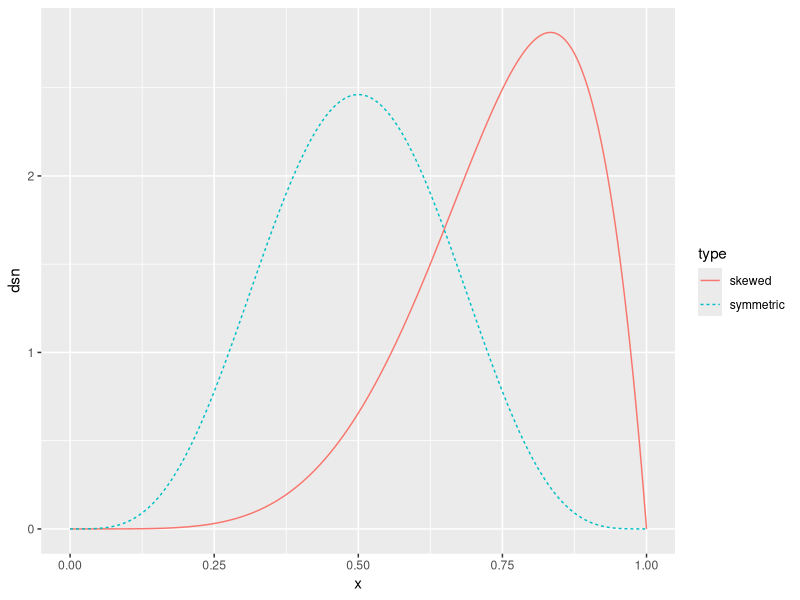
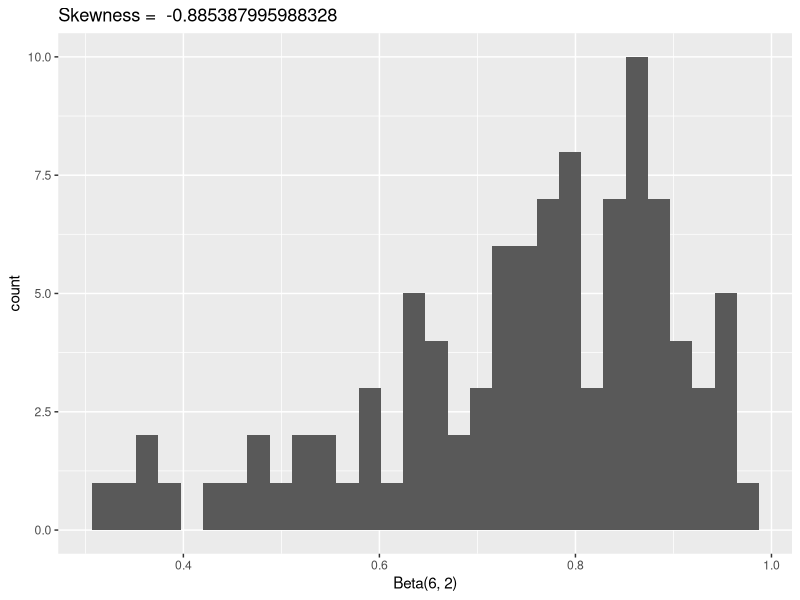
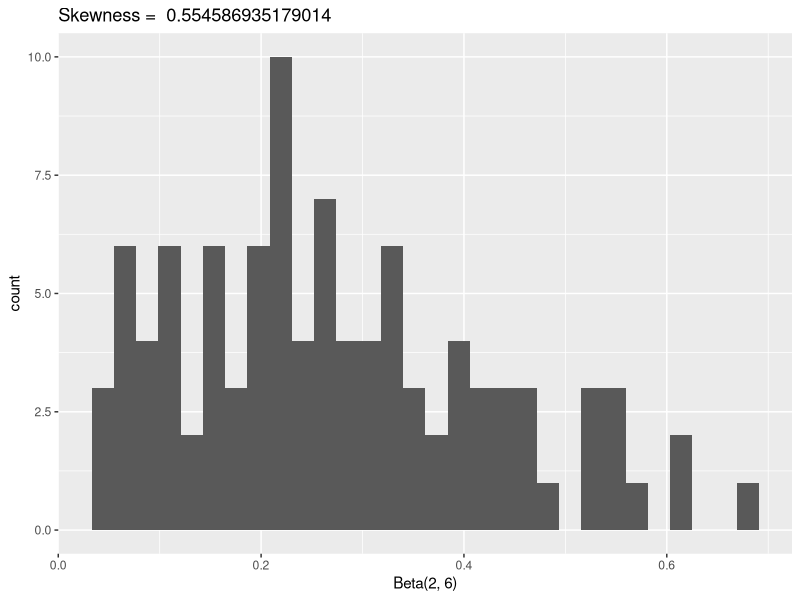
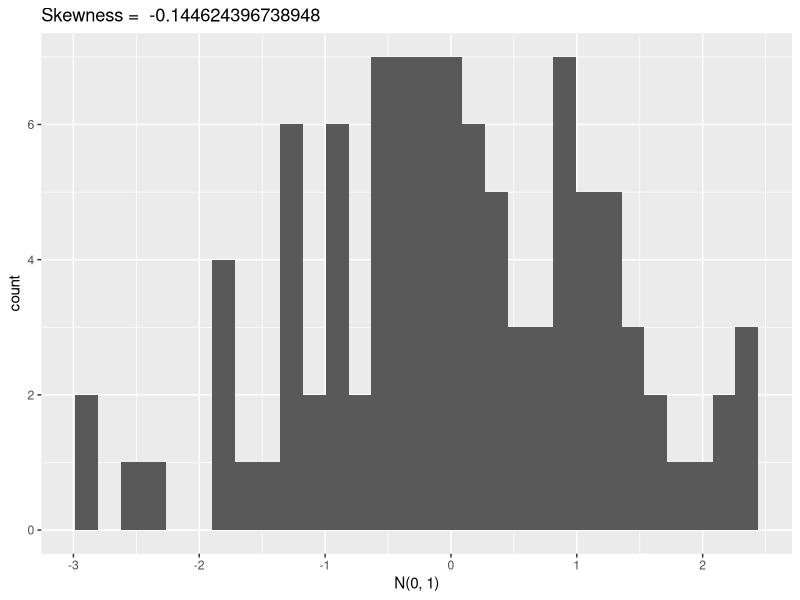
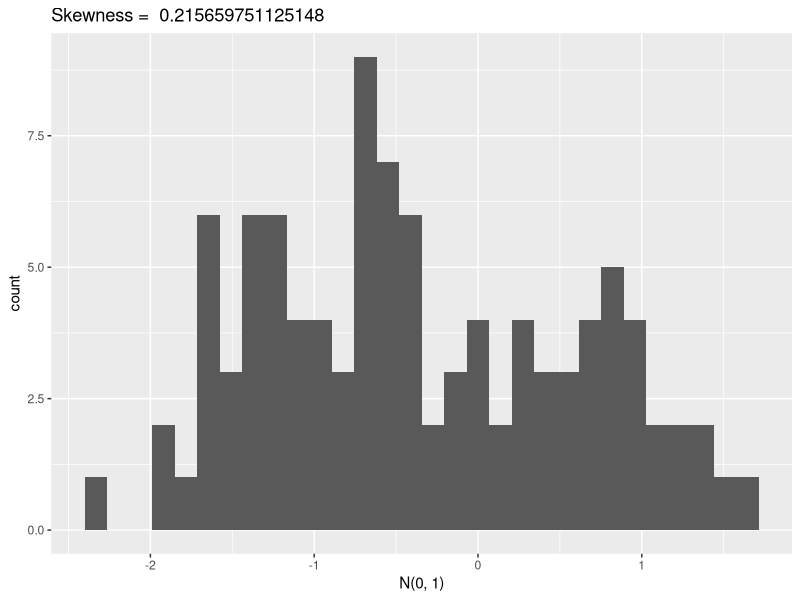

Recreate these plots in R, in order.
## ---------------------------
library(tidyverse)

# compare a symmetric and skewed distribution
data.frame(x = seq(0, 1, length.out = 1000)) %>%
  mutate(skewed = dbeta(x, 6, 2),
         symmetric = dbeta(x, 5, 5)) %>%
  gather(type, dsn, -x) %>%
  ggplot() +
  geom_line(aes(x, dsn, colour = type, lty = type))

## write a skewness function based on a sample x
skew <- function(x) {
  x_bar <- mean(x)
  diff <- x - x_bar
  
  num <- mean(diff^3)
  denom <- (mean(diff^2))^(3/2)
  
  return(num/denom)
}

## check skewness of some samples
n <- 100
a1 <- rbeta(n, 6, 2)
a2 <- rbeta(n, 2, 6)

## two symmetric samples
b1 <- rnorm(100)
b2 <- rnorm(100)

## fill in the skewness values
ggplot() + geom_histogram(aes(a1)) + xlab("Beta(6, 2)") + ggtitle(paste("Skewness = ", skew(a1)))
ggplot() + geom_histogram(aes(a2)) + xlab("Beta(2, 6)") + ggtitle(paste("Skewness = ", skew(a2)))
ggplot() + geom_histogram(aes(b1)) + xlab("N(0, 1)") + ggtitle(paste("Skewness = ", skew(b1)))
ggplot() + geom_histogram(aes(b2)) + xlab("N(0, 1)") + ggtitle(paste("Skewness = ", skew(b2)))


## ------------------------------------------------------------------------
## Assess the P(Type I Error) for alpha = .05, n = 10, 20, 30, 50, 100, 500
type_i_estimate_skew <- function(n, alpha, m) {
  indic <- rep(NA, m)
  for(j in 1:m) {
    x <- rnorm(n, 0, 1)
    t_star <- skew(x)
    indic[j] <- abs(t_star/sqrt(6/n)) > qnorm(1 - alpha/2, 0, 1)
  }
  return(mean(indic))
}

alpha <- .05
n <- c(10, 20, 30, 50, 100, 500)
m <- 5000

for(n_star in n) {
  alpha_hat <- type_i_estimate_skew(n_star, alpha, m)
  print(paste0("n = ", n_star, ": ", alpha_hat))
}


## Assess the Type I error rate of a skewness test using the finite sample correction variance.
type_i_estimate_skew_finite_n <- function(n, alpha, m) {
  indic <- rep(NA, m)
  var_finite <- 6*(n - 2)/((n + 1)*(n + 3))
  for(j in 1:m) {
    x <- rnorm(n, 0, 1)
    t_star <- skew(x)
    indic[j] <- abs(t_star/sqrt(var_finite)) > qnorm(1 - alpha/2, 0, 1)
  }
  return(mean(indic))
}

for(n_star in n) {
  alpha_hat <- type_i_estimate_skew_finite_n(n_star, alpha, m)
  print(paste0("n = ", n_star, ": ", alpha_hat))
}
